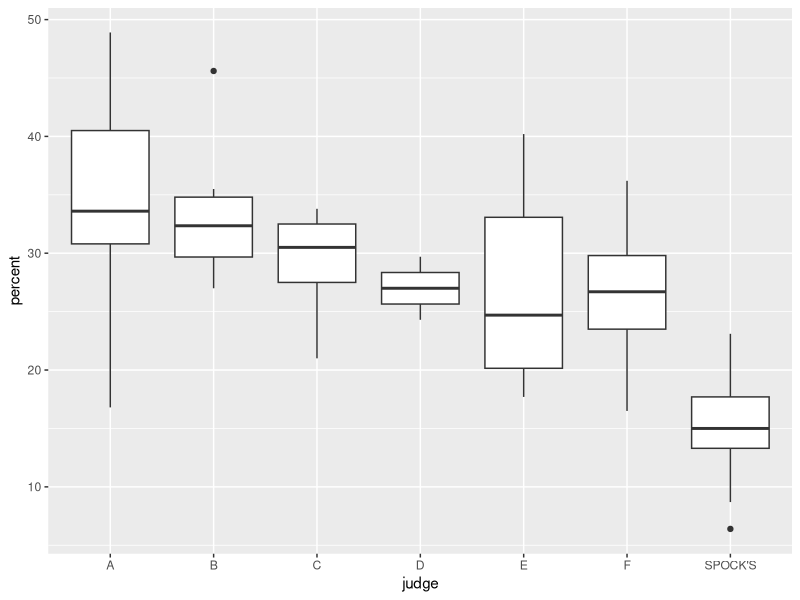
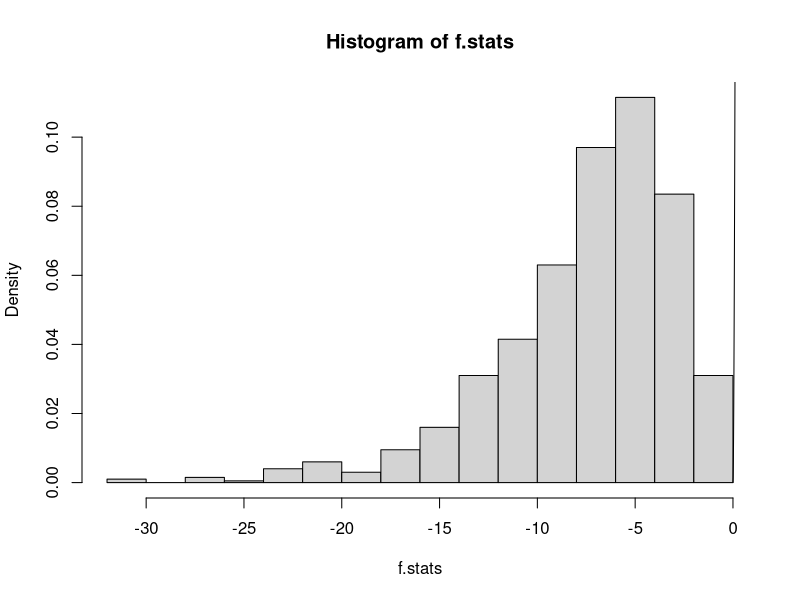
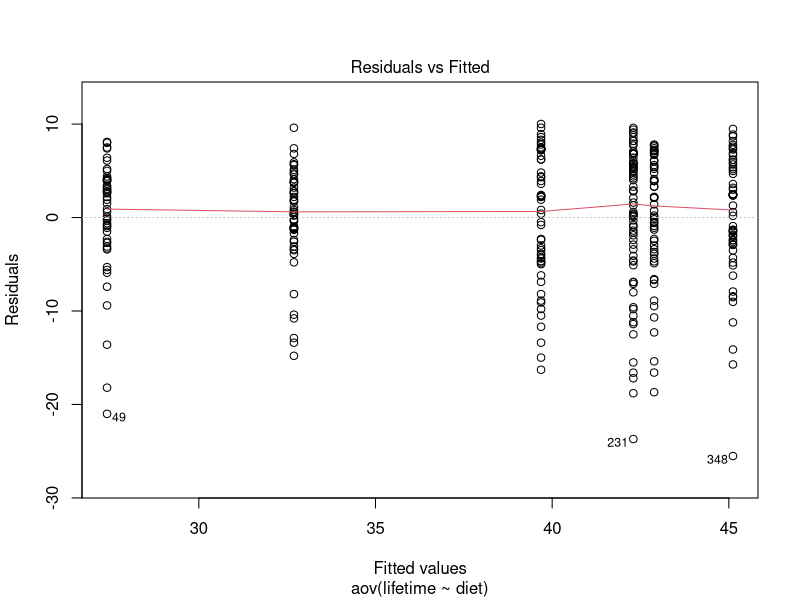
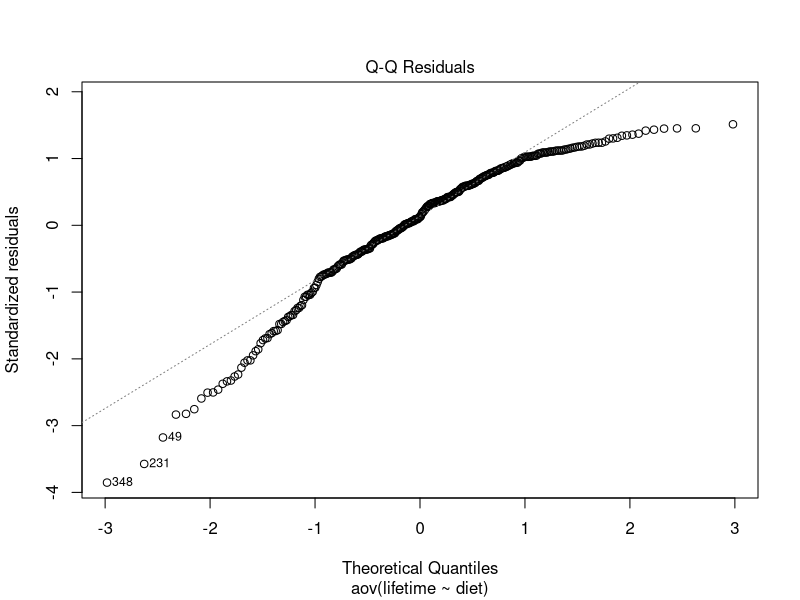
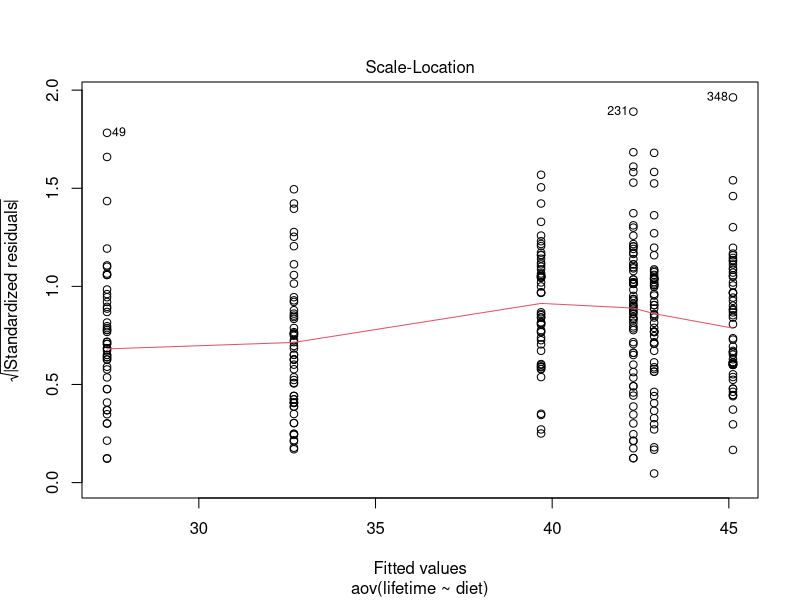
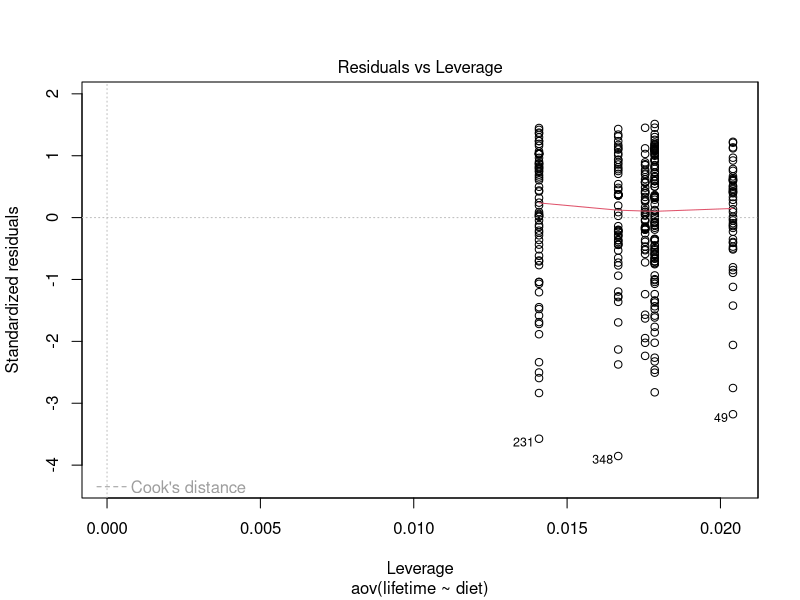
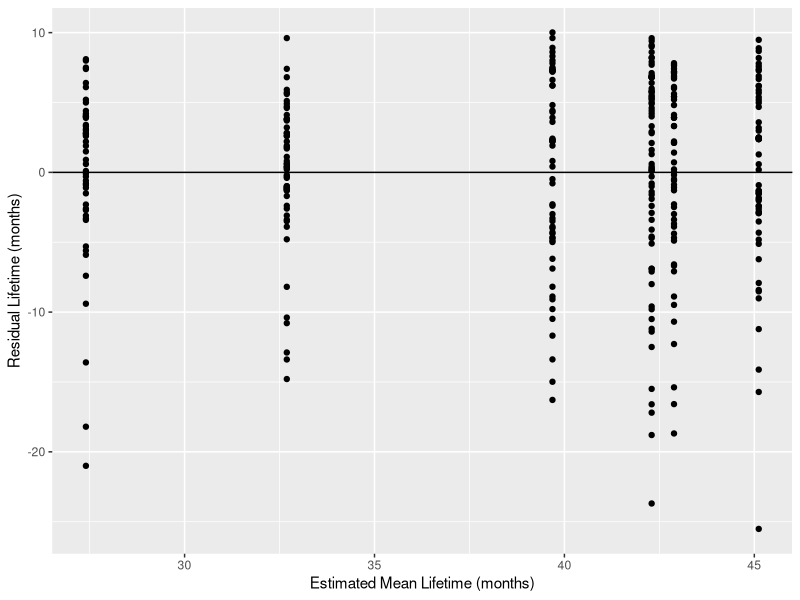

The R script that drew these images, in order:
## ---- chunk 1
c0501 <- read.csv('ascii/case0501.csv')
names(c0501) <- tolower(names(c0501))
## ---- chunk 2
c0502 <- read.csv('ascii/case0502.csv')
names(c0502) <- tolower(names(c0502))
## ---- chunk 3
require(ggplot2)
qplot(judge, percent, data=c0502, geom='boxplot')
table(c0502$judge)
## ---- chunk 4
full <- aov(percent ~ judge, c0502)
midway <- aov(percent ~ judge == "SPOCK'S", c0502)
reduced <- aov(percent ~ 1, c0502)
(test1 <- anova(full, reduced))
(test2 <- anova(midway, reduced)) # Significant at 1.03e-6
t.test(percent ~ (judge == "SPOCK'S"), c0502) # same p-value
## ---- chunk 5
n <- 1000
f.stats <- numeric(n)
my.fun <- function(x) { sum((x - mean(x))^2) }
sst <- my.fun(c0502$percent)           # total sum of squared resids
dft <- nrow(c0502) - 1                 # total degrees of freedom
dfb <- length(levels(c0502$judge)) - 1 # df between groups
dfw <- dft - dfb                       # df within groups
for (i in 1:n) {
   ssw <- sum(with(c0502, tapply(sample(percent), judge, my.fun)))
   msw <- ssw / dfw # mean squared resid, within groups
   msb <- (sst - ssw) / dfb
   f.stats[i] <- msb / msw
}
hist(f.stats, freq=F)
x <- seq(from=0,to=6,by=0.01)
y <- df(x,6,39)
lines(x,y)
## ---- chunk 6
my.fun <- function(x) { sum((x - mean(x))^2) }
sst <- my.fun(c0502$percent)
df.total <- nrow(c0502) - 1
df.between <- length(levels(c0502$judge)) - 1
df.within <- df.total - df.between
ssw <- sum(with(c0502, tapply(percent, judge, my.fun))) # SS within groups

grand.mean <- mean(c0502$percent)
group.means <- with(c0502, tapply(percent, judge, mean))
group.sizes <- with(c0502, tapply(percent, judge, length))
group.resids <- group.means - grand.mean

# the same:
sst - ssw
weighted.mean((group.means - grand.mean)^2, group.sizes) * nrow(c0502)
## ---- chunk 7
c0501.full <- aov(lifetime ~ diet, data=c0501)
plot(c0501.full) # not sure how to get separate plots
df <- data.frame(estimated.means=c0501.full$fitted.values,
                 residuals=c0501.full$residuals)
## ---- chunk 8
ggplot(df, aes(estimated.means, residuals)) +
   geom_point() + xlab('Estimated Mean Lifetime (months)') +
   ylab('Residual Lifetime (months)') +
   geom_hline(yintercept=0)
